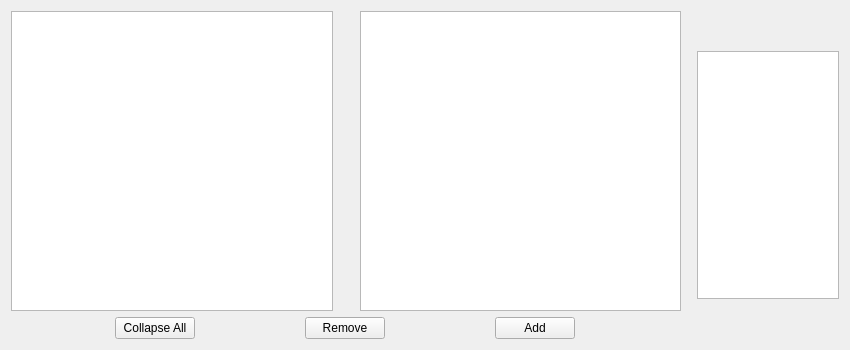
<?xml version="1.0" encoding="UTF-8"?>
<ui version="4.0">
 <class>MainTab_Items</class>
 <widget class="QWidget" name="MainTab_Items">
  <property name="geometry">
   <rect>
    <x>0</x>
    <y>0</y>
    <width>850</width>
    <height>350</height>
   </rect>
  </property>
  <property name="contextMenuPolicy">
   <enum>Qt::PreventContextMenu</enum>
  </property>
  <property name="windowTitle">
   <string>Form</string>
  </property>
  <layout class="QVBoxLayout" name="verticalLayout">
   <item>
    <layout class="QGridLayout" name="gridLayout_main" columnstretch="20,1,4">
     <item row="0" column="0">
      <layout class="QGridLayout" name="gridLayout_lists">
       <property name="sizeConstraint">
        <enum>QLayout::SetDefaultConstraint</enum>
       </property>
       <item row="0" column="2">
        <widget class="QTreeView" name="treeView_objList">
         <property name="sizePolicy">
          <sizepolicy hsizetype="Expanding" vsizetype="Expanding">
           <horstretch>4</horstretch>
           <verstretch>0</verstretch>
          </sizepolicy>
         </property>
         <property name="editTriggers">
          <set>QAbstractItemView::NoEditTriggers</set>
         </property>
         <property name="showDropIndicator" stdset="0">
          <bool>false</bool>
         </property>
         <property name="selectionMode">
          <enum>QAbstractItemView::SingleSelection</enum>
         </property>
         <property name="selectionBehavior">
          <enum>QAbstractItemView::SelectRows</enum>
         </property>
         <attribute name="headerStretchLastSection">
          <bool>false</bool>
         </attribute>
        </widget>
       </item>
       <item row="0" column="1">
        <spacer name="horizontalSpacer_lists">
         <property name="orientation">
          <enum>Qt::Horizontal</enum>
         </property>
         <property name="sizeType">
          <enum>QSizePolicy::Fixed</enum>
         </property>
         <property name="sizeHint" stdset="0">
          <size>
           <width>15</width>
           <height>20</height>
          </size>
         </property>
        </spacer>
       </item>
       <item row="0" column="0">
        <widget class="QTreeView" name="treeView_organizer">
         <property name="sizePolicy">
          <sizepolicy hsizetype="Expanding" vsizetype="Expanding">
           <horstretch>4</horstretch>
           <verstretch>0</verstretch>
          </sizepolicy>
         </property>
         <property name="editTriggers">
          <set>QAbstractItemView::NoEditTriggers</set>
         </property>
         <attribute name="headerVisible">
          <bool>false</bool>
         </attribute>
         <attribute name="headerDefaultSectionSize">
          <number>18</number>
         </attribute>
         <attribute name="headerMinimumSectionSize">
          <number>18</number>
         </attribute>
        </widget>
       </item>
       <item row="1" column="0" colspan="3">
        <layout class="QHBoxLayout" name="horizontalLayout3_list_buttons">
         <item>
          <widget class="QPushButton" name="pushButton_collapseAll">
           <property name="sizePolicy">
            <sizepolicy hsizetype="Fixed" vsizetype="Fixed">
             <horstretch>0</horstretch>
             <verstretch>0</verstretch>
            </sizepolicy>
           </property>
           <property name="text">
            <string>Collapse All</string>
           </property>
          </widget>
         </item>
         <item>
          <widget class="QPushButton" name="pushButton_remove">
           <property name="sizePolicy">
            <sizepolicy hsizetype="Fixed" vsizetype="Fixed">
             <horstretch>0</horstretch>
             <verstretch>0</verstretch>
            </sizepolicy>
           </property>
           <property name="text">
            <string>Remove</string>
           </property>
          </widget>
         </item>
         <item>
          <widget class="QPushButton" name="pushButton_add">
           <property name="sizePolicy">
            <sizepolicy hsizetype="Fixed" vsizetype="Fixed">
             <horstretch>0</horstretch>
             <verstretch>0</verstretch>
            </sizepolicy>
           </property>
           <property name="text">
            <string>Add</string>
           </property>
          </widget>
         </item>
        </layout>
       </item>
      </layout>
     </item>
     <item row="0" column="2">
      <layout class="QVBoxLayout" name="verticalLayout_img">
       <item>
        <spacer name="verticalSpacer">
         <property name="orientation">
          <enum>Qt::Vertical</enum>
         </property>
         <property name="sizeType">
          <enum>QSizePolicy::Minimum</enum>
         </property>
         <property name="sizeHint" stdset="0">
          <size>
           <width>20</width>
           <height>40</height>
          </size>
         </property>
        </spacer>
       </item>
       <item>
        <widget class="QGraphicsView" name="graphicsView">
         <property name="sizePolicy">
          <sizepolicy hsizetype="Expanding" vsizetype="Expanding">
           <horstretch>0</horstretch>
           <verstretch>0</verstretch>
          </sizepolicy>
         </property>
         <property name="minimumSize">
          <size>
           <width>142</width>
           <height>128</height>
          </size>
         </property>
         <property name="acceptDrops">
          <bool>false</bool>
         </property>
         <property name="interactive">
          <bool>false</bool>
         </property>
        </widget>
       </item>
       <item>
        <spacer name="verticalSpacer_2">
         <property name="orientation">
          <enum>Qt::Vertical</enum>
         </property>
         <property name="sizeType">
          <enum>QSizePolicy::Minimum</enum>
         </property>
         <property name="sizeHint" stdset="0">
          <size>
           <width>20</width>
           <height>40</height>
          </size>
         </property>
        </spacer>
       </item>
      </layout>
     </item>
     <item row="0" column="1">
      <spacer name="horizontalSpacer">
       <property name="orientation">
        <enum>Qt::Horizontal</enum>
       </property>
       <property name="sizeType">
        <enum>QSizePolicy::Fixed</enum>
       </property>
       <property name="sizeHint" stdset="0">
        <size>
         <width>10</width>
         <height>20</height>
        </size>
       </property>
      </spacer>
     </item>
    </layout>
   </item>
  </layout>
 </widget>
 <resources/>
 <connections/>
</ui>
